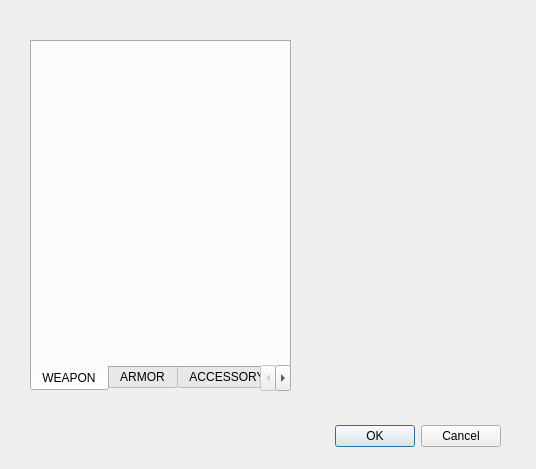
<?xml version="1.0" encoding="UTF-8"?>
<ui version="4.0">
 <class>Dialog</class>
 <widget class="QDialog" name="Dialog">
  <property name="geometry">
   <rect>
    <x>0</x>
    <y>0</y>
    <width>536</width>
    <height>469</height>
   </rect>
  </property>
  <property name="windowTitle">
   <string>Dialog</string>
  </property>
  <widget class="QDialogButtonBox" name="buttonBox">
   <property name="geometry">
    <rect>
     <x>160</x>
     <y>420</y>
     <width>341</width>
     <height>32</height>
    </rect>
   </property>
   <property name="orientation">
    <enum>Qt::Horizontal</enum>
   </property>
   <property name="standardButtons">
    <set>QDialogButtonBox::Cancel|QDialogButtonBox::Ok</set>
   </property>
  </widget>
  <widget class="QTabWidget" name="thumbnail">
   <property name="geometry">
    <rect>
     <x>30</x>
     <y>40</y>
     <width>261</width>
     <height>351</height>
    </rect>
   </property>
   <property name="mouseTracking">
    <bool>true</bool>
   </property>
   <property name="tabPosition">
    <enum>QTabWidget::South</enum>
   </property>
   <property name="tabShape">
    <enum>QTabWidget::Rounded</enum>
   </property>
   <property name="currentIndex">
    <number>0</number>
   </property>
   <property name="tabsClosable">
    <bool>false</bool>
   </property>
   <widget class="QWidget" name="weaponTab">
    <property name="mouseTracking">
     <bool>false</bool>
    </property>
    <attribute name="title">
     <string>WEAPON</string>
    </attribute>
   </widget>
   <widget class="QWidget" name="armorTab">
    <property name="mouseTracking">
     <bool>false</bool>
    </property>
    <attribute name="title">
     <string>ARMOR</string>
    </attribute>
   </widget>
   <widget class="QWidget" name="accessoryTab">
    <attribute name="title">
     <string>ACCESSORY</string>
    </attribute>
   </widget>
   <widget class="QWidget" name="shoeTab">
    <attribute name="title">
     <string>SHOE</string>
    </attribute>
   </widget>
  </widget>
  <widget class="QLabel" name="preview">
   <property name="geometry">
    <rect>
     <x>300</x>
     <y>50</y>
     <width>191</width>
     <height>331</height>
    </rect>
   </property>
   <property name="text">
    <string/>
   </property>
  </widget>
 </widget>
 <resources/>
 <connections>
  <connection>
   <sender>buttonBox</sender>
   <signal>accepted()</signal>
   <receiver>Dialog</receiver>
   <slot>accept()</slot>
   <hints>
    <hint type="sourcelabel">
     <x>248</x>
     <y>254</y>
    </hint>
    <hint type="destinationlabel">
     <x>157</x>
     <y>274</y>
    </hint>
   </hints>
  </connection>
  <connection>
   <sender>buttonBox</sender>
   <signal>rejected()</signal>
   <receiver>Dialog</receiver>
   <slot>reject()</slot>
   <hints>
    <hint type="sourcelabel">
     <x>316</x>
     <y>260</y>
    </hint>
    <hint type="destinationlabel">
     <x>286</x>
     <y>274</y>
    </hint>
   </hints>
  </connection>
 </connections>
</ui>
